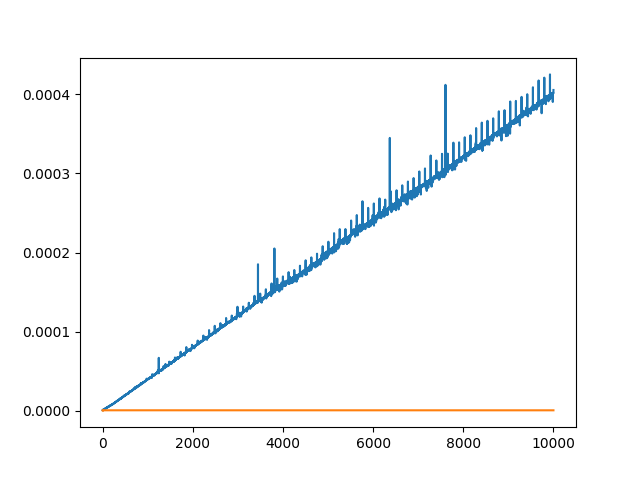

Here is the Python script that generated this plot:
import random
from typing import Callable
import time
from matplotlib import pyplot as plt


def timed(f, *args, n_iter=100):
    acc = float("inf")
    for i in range(n_iter):
        t0 = time.perf_counter()
        f(*args)
        t1 = time.perf_counter()
        acc = min(acc, t1 - t0)
    return acc

def test(gcd: Callable, n_iter: int = 100):
    for i in range(n_iter):
        c = random.randint(0, 1024)
        a = c * random.randint(0, 128)
        b = c * random.randint(0, 128)
        assert gcd(a, a) == gcd(a, 0) == a
        assert gcd(b, b) == gcd(b, 0) == b
        assert gcd(a, 1) == gcd(b, 1) == 1
        d = gcd(a, b)
        assert a % d == b % d == 0


def gcd1(a: int, b: int):
    assert a >= 0 and b >= 0
    for d in reversed(range(max(a, b) + 1)):
        if d == 0 or a % d == 0 and b % d == 0:
            return d


def gcd2(a: int, b: int):
    while a and b:
        if a >= b:
            a %= b
        else:
            b %= a
    return max(a, b)

# calls = []
# for a in range(0, 10000):
#     calls.append(timed(gcd1, a, a))

plt.plot(range(0, 10000), [timed(gcd1, 13, a) for a in range(0, 10000)])
plt.plot(range(0, 10000), [timed(gcd2, 13, a) for a in range(0, 10000)])
plt.savefig('gcd.png')


#def f(a, b):
#    pass

#print([timed(gcd1, a, b) for a in range(0, 100) for b in range(0, 100)])